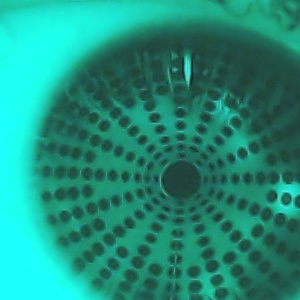
#> input picture candidata1.jpg, 300 x 300 px
$ python -i Generar_Mapa_Elevacion.py   (imports and definitions only)
#> lines starting #> are read from the running program, lines starting #| are printed output that depends on the picture; after the words box and inside, x2 and y2 are one past the last pixel; in counts of white or black regions, pixels touching at a corner belong together
import cv2
import os
import numpy as np
import matplotlib
# [1 line not run here, left out]
import matplotlib.pyplot as plt
from scipy.ndimage import gaussian_filter, median_filter
from scipy.interpolate import griddata
from scipy.optimize import least_squares
from sklearn.cluster import DBSCAN, KMeans
from matplotlib.colors import LinearSegmentedColormap, Normalize
from scipy.interpolate import interp1d
import pandas as pd

def generar_mapas_y_sacar_numeros(image_path, output_path1="mapa_diferencia.jpg",output_path2="mapa_tangencial.jpg"):
#> called with image_path = '../candidata1.jpg', output_path1 = 'mapa_diferencia.jpg', output_path2 = 'mapa_tangencial.jpg'
    import cv2
    import numpy as np
    from scipy.ndimage import gaussian_filter
    from sklearn.cluster import DBSCAN, KMeans
    from matplotlib import pyplot as plt

    img_color = cv2.imread(image_path)
#> img_color is the input picture: shape (300, 300, 3); mean B, G, R 123.9, 143.4, 31
    img = cv2.imread(image_path, cv2.IMREAD_GRAYSCALE)
#> img: shape (300, 300); min 32, max 189, mean 107.6

    # --- Paso 1: Ecualización e inversión ---
    img_eq = cv2.equalizeHist(img)
    img_inv = cv2.bitwise_not(img_eq)
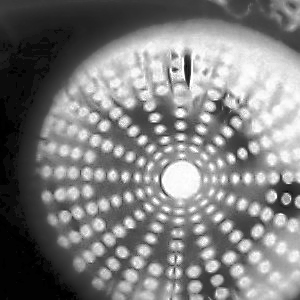
#> img_inv: shape (300, 300); min 0, max 255, mean 125.9

    # --- Paso 2: Suavizado ---
    img_blur = gaussian_filter(img_inv, sigma=0.8)

    # --- Paso 3: Detección inicial con HoughCircles (para extraer template) ---
    circles = cv2.HoughCircles(
        img_blur.astype(np.uint8),
        cv2.HOUGH_GRADIENT,
        dp=1.2,
        minDist=10,#10
        param1=30,
        param2=8,
        minRadius=3,
        maxRadius=5
    )
#> circles = 194 rows, first 8: [210.6, 106.2, 4.32], [226.2, 226.2, 4.32], [112.2, 174.6, 4.32], [118.2, 150.6, 4.32], [142.2, 139.8, 4.32], [241.8, 203.4, 4.32], [99, 174.6, 4.2], [201, 129, 3.84]

    if circles is None:
        raise RuntimeError("No se detectaron círculos Hough para usar como template.")

    # Extraer primer círculo como kernel
    circles = np.uint16(np.around(circles))
#> circles = 194 rows, first 8: [211, 106, 4], [226, 226, 4], [112, 175, 4], [118, 151, 4], [142, 140, 4], [242, 203, 4], [99, 175, 4], [201, 129, 4]
    x0, y0, r0 = circles[0][0]
#> x0 = 211; y0 = 106; r0 = 4
    patch_size = 2*r0 + 1
#> patch_size = 9
    template = img_blur[y0-r0:y0+r0+1, x0-r0:x0+r0+1].astype(np.float32)
    template = (template - template.mean()) / (template.std() + 1e-5)

    # --- Paso 4: Template Matching ---
    img_norm = img_blur.astype(np.float32)
    img_norm = (img_norm - img_norm.mean()) / (img_norm.std() + 1e-5)
    result = cv2.matchTemplate(img_norm, template, cv2.TM_CCOEFF_NORMED)
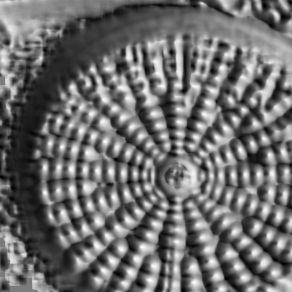
#> result: shape (292, 292) float32; min -0.942, max 1, mean -0.106; drawn with min black and max white

    # Umbralizado de coincidencias
    threshold = 0.55
    ys, xs = np.where(result >= threshold)
#> ys = 7329 values from 0 to 291; xs = 7329 values, max 291 at index 161, min 0 at index 11, mean 165.4
    points = list(zip(xs, ys))
#> points = 7329 pairs, first value 0 to 291, second value 0 to 291

    # --- Paso 5: Agrupación para evitar duplicados ---
    clustering = DBSCAN(eps=r0, min_samples=1).fit(np.array(points))
    labels = clustering.labels_
#> labels = 7329 values, max 238 at index 7247, min 0 at index 0, mean 115.3
    unique_labels = np.unique(labels)
#> unique_labels = 239 values from 0 to 238

    # --- Paso 6: Corrección de offset del template ---
    offset = (template.shape[1]//2, template.shape[0]//2)
#> offset = (4, 4)
    corrected_points = []
    for lbl in unique_labels:
        pts = np.array(points)[labels == lbl]
        mean_pt = pts.mean(axis=0)
        corrected = mean_pt + np.array(offset)
        corrected_points.append(tuple(corrected.astype(int)))
#> this loop made 239 passes
#> (mean_pt, corrected) on passes 1, 3, 5: ([4.95, 2.03], [8.95, 6.03]), ([224.4, 3.06], [228.4, 7.06]), ([258.5, 5], [262.5, 9])
#> after the loop, corrected_points = 239 pairs, first value 7 to 295, second value 4 to 294

    # --- Paso 7: Filtrado por ROI (zona válida) ---
    corrected = np.array(corrected_points)
#> corrected has the same summary as corrected_points
    x_min, x_max = 15,300
    y_min, y_max = 40,270
    mask = (
        (corrected[:,0] >= x_min) & (corrected[:,0] <= x_max) &
        (corrected[:,1] >= y_min) & (corrected[:,1] <= y_max)
    )
    filtered = corrected[mask]
#> filtered = 201 pairs, first value 15 to 295, second value 41 to 270
    x_real, y_real = filtered[:,0], filtered[:,1]
#> x_real = 201 values, max 295 at index 189, min 15 at index 184, mean 173.3; y_real = 201 values, max 270 at index 200, min 41 at index 0, mean 161.7

    # Resultado: número de puntos detectados
    print(f"Total puntos detectados (filtrados): {len(filtered)}")
#| Total puntos detectados (filtrados): 201

    # --- Paso 8: Centrado y cálculo de polar ---
    center_x, center_y = 165,165 # centro aproximado del iris
    x_c = x_real - center_x
#> x_c = 201 values, max 130 at index 189, min -150 at index 184, mean 8.3
    y_c = y_real - center_y
#> y_c = 201 values, max 105 at index 200, min -124 at index 0, mean -3.26
    r = np.sqrt(x_c**2 + y_c**2)
#> r = 201 values, max 183.7 at index 4, min 11.66 at index 95, mean 87.24
    theta = np.arctan2(y_c, x_c)
#> theta = 201 values, max 3.09 at index 105, min -3.03 at index 91, mean 0.0484

    # --- Paso 9: Clasificación por anillos (KMeans en radio) ---
    num_rings = 30
    kmeans = KMeans(n_clusters=num_rings, random_state=0).fit(r.reshape(-1,1))
    ring_labels = kmeans.labels_
#> ring_labels = 201 values, max 29 at index 38, min 0 at index 49, mean 14.39

    # Reconstrucción digital de puntos
    digital_x, digital_y = [], []
    for ring_id in range(num_rings):
        idx = np.where(ring_labels == ring_id)[0]
        r_mean = r[idx].mean()
        angles = np.sort(theta[idx])
        for ang in angles:
            digital_x.append(r_mean*np.cos(ang) + center_x)
            digital_y.append(r_mean*np.sin(ang) + center_y)
#> this loop made 30 passes
#> (idx, r_mean, angles) on passes 3, 4, 5, 6, 8, 9: ([31, 34, 90, 108, 123, 170], 78.76, [-2.05, -1.37, -0.138, 2.14, 2.8, 3.04]), ([192], 166.4, [2.55]), ([1, 9, 18, 23, 43], 136.2, [-1.15, -0.943, -0.759, -0.644, -0.454]), ([74, 82, 114, 124], 26.96, [-1.49, -0.785, 2.08, 2.71]), ([39, 40, 54, 97, 109, 129, 148, 163, 166], 65.13, [-1.34, -1.16, -0.785, -0.0893, 0.492, 0.741, 1.67, 2.08, 3]), ([60, 75, 96, 112, 122, 142, 147], 42.12, [-1.15, -0.634, -0.193, 0.351, 1.14, 1.52, 2.86])
#> (idx, r_mean) on passes 1, 2, 17, 24, 25, 27: ([49, 65, 87, 110, 121, 126, 139, 149, 153, 157], 52.97), ([8, 22, 36, 55, 80, 130, 152, 169, 173, 179, 188, 197], 114), ([63, 71, 73, 88, 93, 101, 103, 128, 135, 138], 34.6), ([0, 6, 14, 67, 78, 159, 174, 187, 196, 200], 130.2), ([26, 48, 59, 66, 72, 91, 118, 141, 156, 171], 71.44), ([11, 12, 17, 19, 32, 42, 44, 58, 98, 111, 155, 195], 109.6)
#> after the loop, digital_x = 201 values, max 296 at index 74, min 15 at index 192, mean 173.2; digital_y = 201 values, max 270.5 at index 157, min 40.49 at index 29, mean 161.8

    # --- Paso 10: Visualización final ---

    # Dibujar detecciones sobre imagen a color
    img_out = img_color.copy()
    for (x, y) in filtered:
        cv2.circle(img_out, (x, y), 2, (0, 0, 255), 1)
#> this loop made 201 passes
#> (x, y) on passes 1 to 3: (209, 41), (219, 43), (182, 61)
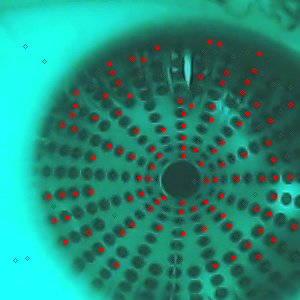
#> img_out: shape (300, 300, 3); 1.79% of pixels changed, all inside (x1, y1, x2, y2) = (13, 39, 298, 273)

    # -----------------------------
    # Parámetros
    # -----------------------------
    center_x, center_y = 163, 145  # centro óptico (en píxeles)
    scale = 0.03  # conversión de píxeles a cm

    # -----------------------------
    # Convertir puntos reales a físico (cm)
    # -----------------------------
    # Supón que tienes x_real e y_real ya definidos (arrays de puntos)
    x_cm = (x_real - center_x) * scale
#> x_cm = 201 values, max 3.96 at index 189, min -4.44 at index 184, mean 0.309
    y_cm = (y_real - center_y) * scale
#> y_cm = 201 values, max 3.75 at index 200, min -3.12 at index 0, mean 0.502
    real_points_cm = np.stack((x_cm, y_cm), axis=1)
#> real_points_cm = 201 pairs, first value -4.44 to 3.96, second value -3.12 to 3.75

    # -----------------------------
    # Función de filtrado
    # -----------------------------
    def filtrar_por_meridiano(real_points_cm, meridiano_deg, tolerance_cm=0.15):
        angle_rad = np.radians(meridiano_deg)
        direction = np.array([np.cos(angle_rad), np.sin(angle_rad)])
        projections = np.dot(real_points_cm, direction)
        projected = np.outer(projections, direction)
        dist_perpendicular = np.linalg.norm(real_points_cm - projected, axis=1)
        mask = dist_perpendicular <= tolerance_cm
        puntos_cercanos = real_points_cm[mask]
        proyecciones_centrales = projections[mask]
        indices_ordenados = np.argsort(proyecciones_centrales)
        puntos_ordenados = puntos_cercanos[indices_ordenados]
        return puntos_ordenados

    # -----------------------------
    # Meridianos a evaluar
    # -----------------------------
    meridianos = [0, 22, 67, 45, 92, 115, 136, 158]
    tolerance = 0.17

    # Diccionario para guardar los puntos por meridiano
    puntos_por_meridiano = {}

    # Recorrer meridianos y guardar puntos
    for m in meridianos:
        puntos = filtrar_por_meridiano(real_points_cm, meridiano_deg=m, tolerance_cm=tolerance)
        puntos = puntos[np.linalg.norm(puntos, axis=1) <= 5.5]  # limitar por radio
        puntos_por_meridiano[m] = puntos
#> this loop made 8 passes
#> (angle_rad in filtrar_por_meridiano, direction in filtrar_por_meridiano, indices_ordenados in filtrar_por_meridiano) on passes 1, 3, 5, 6, 7, 8: (0, [1, 0], [7, 11, 0, 6, 12, 10, 1, 13, 9, 15, 2, 14, 3, 8, 4, 5]), (1.17, [0.391, 0.921], [0, 1, 2, 3, 4, 5, 6, 7, 8, 9]), (1.61, [-0.0349, 0.999], [0, 1, 2, 3, 4, 5, 6, 7, 8, 9]), (2.01, [-0.423, 0.906], [0, 1, 2, 3, 4, 5, 6, 7, 8, 9, 10, 11, 12]), (2.37, [-0.719, 0.695], [0, 1, 2, 3, 4, 6, 5, 7, 8, 9, 10, 11]), (2.76, [-0.927, 0.375], [0, 1, 2, 3, 4, 5, 6, 8, 7, 9])
#> (angle_rad in filtrar_por_meridiano, direction in filtrar_por_meridiano) on pass 2: (0.384, [0.927, 0.375])
#> after the loop, puntos_por_meridiano = 8 items

    R = 7.8  # radio en cm
    df_dict={}
    elevaciones_por_meridiano = {}
    xAll, yAll, zAll = [], [], []
    # Función para extender el perfil simétricamente hasta ±3 cm
    def extender_perfil_simetrico(y_vals, z_vals, y_max_target=3.0, num_puntos=100):
        sorted_indices = np.argsort(y_vals)
        y_sorted = y_vals[sorted_indices]
        z_sorted = z_vals[sorted_indices]
        y_unique, unique_indices = np.unique(y_sorted, return_index=True)
        z_unique = z_sorted[unique_indices]

        y_ext = np.linspace(-y_max_target, y_max_target, num_puntos)
        interp = interp1d(y_unique, z_unique, kind='cubic', fill_value="extrapolate")

        y_max_orig = np.max(np.abs(y_unique))
        y_scaled = y_ext * (y_max_orig / y_max_target)
        z_ext = interp(y_scaled)

        return y_ext, z_ext

    # Procesar cada meridiano
    for meridiano, puntos in puntos_por_meridiano.items():
        if len(puntos) == 0:
            continue

        # Seleccionar eje vertical
        if meridiano == 90:
            y_vals = puntos[:, 1]
        elif meridiano == 0:
            y_vals = puntos[:, 0]
        else:
            y_vals = puntos[:, 1]

        # Elevación teórica sin normalizar
        z_teorico = 2 * (y_vals**2) / (2 * R)
        elevaciones_por_meridiano[meridiano] = {
            'y': y_vals,
            'z': z_teorico
        }

        # Para meridianos 22° y 158°, aplicar extensión simétrica hasta ±3 cm
        if meridiano in [22, 158]:
            z_normalizado = z_teorico / np.max(z_teorico)
            y_ext, z_ext = extender_perfil_simetrico(y_vals, z_normalizado, y_max_target=3.0)

            # [5 lines of commented-out code are left out]

        import pandas as pd
        df = pd. DataFrame ({
        'y (cm)': y_vals,
        '_teorico (cm) ': z_teorico
        })
        df_dict[f'df_{meridiano}'] = df

        theta = np.radians(meridiano)
        x = y_vals * np.cos(theta)
        y = y_vals * np.sin(theta)

        xAll.extend(x)
        yAll.extend(y)
        zAll.extend(z_teorico)
        '''
        plt.title(f"Elevación corneal teórica - Meridiano {meridiano}°")
        plt.xlabel("y (cm)")
        plt.ylabel("z (cm)")
        plt.grid(True)
        plt.legend()
        plt.tight_layout()
        plt.show()
    '''
#> this loop made 8 passes
#> after the loop, df_dict = 8 items; elevaciones_por_meridiano = 8 items; xAll = 95 values, max 3.93 at index 15, min -3.3 at index 0, mean 0.134; yAll = 95 values, max 3.72 at index 59, min -2.83 at index 60, mean 0.201; zAll = 95 values, max 1.98 at index 15, min 0.000462 at index 24, mean 0.37
        # Asegurarse de que estos arrays ya están definidos
    xAll = np.array(xAll)
    yAll = np.array(yAll)
    zAll = np.array(zAll)
    zAll_adj = -zAll + 1  # inversión + traslación
#> zAll_adj = 95 values, max 1 at index 24, min -0.98 at index 15, mean 0.63

    # Interpolación 2D
    xq, yq = np.meshgrid(
        np.linspace(xAll.min(), xAll.max(), 200),
        np.linspace(yAll.min(), yAll.max(), 200)
    )
    zq = griddata((xAll, yAll), zAll_adj, (xq, yq), method='cubic')
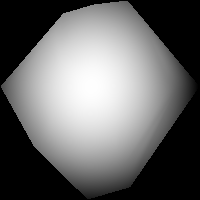
#> zq: shape (200, 200) float64; 39.3% of the values are NaN or infinite; the others: min -0.949, max 1, mean 0.365; drawn with min black, max white, NaN and infinite black

    # --- Ajuste de esfera ---
    def fit_sphere(x, y, z):
        def residuals(params):
            a, b, R, z0 = params
            return (np.sqrt((x - a)**2 + (y - b)**2 + (z - z0)**2) - R)
        x0 = [0, 0, 7.8, 1]
        result = least_squares(residuals, x0)
#> result = 12 items
        a, b, R, z0 = result.x
#> a = 0.0208; b = 0.0125; R = 4.59; z0 = -3.61
        rms_error = np.sqrt(np.mean(residuals(result.x)**2))
#> rms_error = 0.0258
        return [1/R, a, b, z0], rms_error

    params, mf = fit_sphere(xAll, yAll, zAll_adj)
#> params = [0.218, 0.0208, 0.0125, -3.61]; mf = 0.0258
    inv_R, a, b, z0 = params
#> inv_R = 0.218; a = 0.0208; b = 0.0125; z0 = -3.61
    radio = 1 / inv_R
#> radio = 4.59

    # Generar superficie ideal
    zq_esfera = np.sqrt(np.maximum(0, radio**2 - (xq - a)**2 - (yq - b)**2))
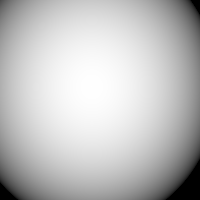
#> zq_esfera: shape (200, 200) float64; min 0, max 4.59, mean 3.45; drawn with min black and max white
    '''
    # --- Visualización combinada ---
    fig = plt.figure(figsize=(10, 7))
    ax = fig.add_subplot(111, projection='3d')
    '''
    # Superficie reconstruida
    #surf1 = ax.plot_surface(xq, yq, zq, cmap='jet', edgecolor='none', alpha=0.9)

    # Superficie esférica completa
    zq_esfera = z0 + np.sqrt(np.maximum(0, radio**2 - (xq - a)**2 - (yq - b)**2))
    #surf2 = ax.plot_surface(xq, yq, zq_esfera, color='gray', alpha=0.3, edgecolor='none')
    '''
    # Puntos originales
    ax.scatter(xAll, yAll, zAll_adj, color='red', s=8)

    # Ejes y límites
    ax.set_xlabel('X (cm)')
    ax.set_ylabel('Y (cm)')
    ax.set_zlabel('Z (cm)')
    ax.set_zlim(-1, 1)  # <-- Aquí se limita visualmente la elevación
    ax.set_title('Reconstrucción 3D vs Esfera Ideal (recorte visual en Z)')
    fig.colorbar(surf1, ax=ax, shrink=0.5, aspect=10)
    ax.view_init(elev=30, azim=135)
    plt.tight_layout()
    plt.show()

    # Reporte
    print(f"Radio de curvatura ajustado: {radio:.2f} cm")
    print(f"Centro: ({a:.2f}, {b:.2f}) cm")
    print(f"Altura del ápex (z0): {z0:.2f} cm")
    print(f"Error RMS del ajuste: {mf:.4f} cm")
    '''

    df_dict = {}
    max_len = 0  # para igualar longitudes luego

    for meridiano, puntos in puntos_por_meridiano.items():
        if len(puntos) == 0:
            continue

        # Selección del eje vertical
        if meridiano == 90:
            y_vals = puntos[:, 1]
        elif meridiano == 0:
            y_vals = puntos[:, 0]
        else:
            y_vals = puntos[:, 1]

        # Elevación teórica
        z_teorico = 2 * (y_vals ** 2) / (2 * R)

        # Para 22° y 158°, extender perfil
        if meridiano in [22, 158]:
            z_normalizado = z_teorico / np.max(z_teorico)
            y_ext, z_ext = extender_perfil_simetrico(y_vals, z_normalizado, y_max_target=3.0)
        else:
            y_ext = y_vals
            z_ext = z_teorico

        # Actualizar longitud máxima para padding
        max_len = max(max_len, len(y_ext))

        # Guardar en dict para DataFrame
        df_dict[f'{meridiano}°_y'] = y_ext
        df_dict[f'{meridiano}°_z'] = z_ext
#> this loop made 8 passes
#> (meridiano, sorted_indices in extender_perfil_simetrico, unique_indices in extender_perfil_simetrico, y_max_orig in extender_perfil_simetrico, max_len) on pass 8: (158, [0, 1, 2, 3, 4, 5, 6, 8, 7, 9], [0, 1, 2, 3, 4, 5, 6, 7, 8, 9], 1.53, 100)
#> (meridiano, y_ext, z_ext, max_len) on pass 4: (45, [-2.16, -1.5, 0.12, 1.08, 1.05, 1.38, 1.5], [0.598, 0.288, 0.00185, 0.15, 0.141, 0.244, 0.288], 100)
#> after the loop, df_dict = 16 items

    # Rellenar con NaNs para igualar longitudes
    for key in df_dict:
        padding = max_len - len(df_dict[key])
        if padding > 0:
            df_dict[key] = np.pad(df_dict[key], (0, padding), constant_values=np.nan)
#> this loop made 16 passes
#> (key, padding) on passes 1 to 12: ('0°_y', 84), ('0°_z', 84), ('22°_y', 0), ('22°_z', 0), ('67°_y', 90), ('67°_z', 90), ('45°_y', 93), ('45°_z', 93), ('92°_y', 90), ('92°_z', 90), ('115°_y', 87), ('115°_z', 87)

    # Crear y mostrar DataFrame
    import pandas as pd
    df_merged = pd.DataFrame(df_dict)
#> df_merged = table of 100 rows and 16 columns


    # --- Paso 1: Interpolación de la superficie reconstruida ---
    xAll = np.array(xAll)
    yAll = np.array(yAll)
    zAll = np.array(zAll)
    zAll_adj = -zAll + 1

    xq, yq = np.meshgrid(
        np.linspace(xAll.min(), xAll.max(), 200),
        np.linspace(yAll.min(), yAll.max(), 200)
    )
    zq = griddata((xAll, yAll), zAll_adj, (xq, yq), method='cubic')

    # --- Paso 2: Superficie ideal (esfera) ---
    zq_esfera = z0 + np.sqrt(np.maximum(0, radio**2 - (xq - a)**2 - (yq - b)**2))

    # --- Paso 3: Diferencia Δz en micras, solo en puntos válidos ---
    mask_valid = ~np.isnan(zq) & ~np.isnan(zq_esfera)
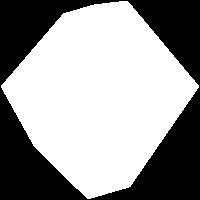
#> mask_valid: shape (200, 200) bool; 60.7% white; 1 black region, box (x1, y1, x2, y2) and area: (0, 0, 200, 200) 15722
    delta_zq = np.full_like(zq, np.nan)
#> delta_zq: shape (200, 200) float64; every value is NaN or infinite
    delta_zq[mask_valid] = (zq - zq_esfera)[mask_valid] * 100  # en μm

    # --- Paso 4: Colormap personalizado ---
    cmap_custom = LinearSegmentedColormap.from_list(
        "verde-amarillo",
        [
            (0.00, "#005500"),   # verde oscuro
            (0.20, "#00aa00"),   # verde medio
            (0.60, "#aaff00"),   # verde claro
            (1.00, "#ffff00")    # amarillo
        ]
    )

    norm = Normalize(vmin=-5, vmax=25)

    # --- Paso 5: Visualización ---
    plt.figure(figsize=(5, 5))  # cuadrado
    ax1 = plt.gca()
    ax1.set_aspect('equal')

    img = ax1.imshow(
        delta_zq,
        extent=(xq.min(), xq.max(), yq.min(), yq.max()),
        origin='lower',
        cmap=cmap_custom,
        norm=norm
    )
    plt.colorbar(img, ax=ax1, label='Δz reconstruido - ideal (μm)')
    ax1.set_title("Mapa de Diferencia")
    ax1.set_xlabel("X (cm)")
    ax1.set_ylabel("Y (cm)")
    plt.tight_layout()
    plt.savefig(output_path1, dpi=300)
    plt.close()

    # ----- Mapa tangencial (dioptrías) -----
    curvaturas = {}
    for meridiano in meridianos:
        puntos = puntos_por_meridiano[meridiano]
        if len(puntos) == 0:
            continue
        if meridiano == 90:
            y = puntos[:, 1]
        elif meridiano == 0:
            y = puntos[:, 0]
        z = 2 * (y ** 2) / (2 * R)
        z_trasladado = -z + np.max(z)
        dz = np.gradient(z_trasladado, y)
        d2z = np.gradient(dz, y)
        Kt = d2z / (1 + dz**2)**(3/2)
        Kt_D = -1000 * (1.3375 - 1) * Kt
        curvaturas[f"df_{meridiano}"] = {"y": y, "Kt_D": Kt_D}
#> after the loop, curvaturas = 8 items

    X_all, Y_all, Z_all = [], [], []
    fig2, ax2 = plt.subplots(figsize=(5, 5))
    ax2.set_aspect('equal')

    for meridiano, datos in curvaturas.items():
        angulo_deg = int(meridiano.replace("df_", ""))
        y = datos["y"]
        Kt_D = datos["Kt_D"]
        theta = np.radians(angulo_deg)
        x_coords = y * np.cos(theta)
        y_coords = y * np.sin(theta)
        ax2.plot(x_coords, y_coords, color='red', alpha=0.6)
        ax2.text(x_coords[-1]*1.05, y_coords[-1]*1.05, f'{angulo_deg}°', fontsize=8, ha='center')
        X_all.extend(x_coords)
        Y_all.extend(y_coords)
        Z_all.extend(Kt_D)
#> this loop made 8 passes
#> (meridiano, angulo_deg, theta) on passes 2 to 8: ('df_22', 22, 0.384), ('df_67', 67, 1.17), ('df_45', 45, 0.785), ('df_92', 92, 1.61), ('df_115', 115, 2.01), ('df_136', 136, 2.37), ('df_158', 158, 2.76)
#> (meridiano, angulo_deg, theta, y_coords) on pass 1: ('df_0', 0, 0, [0, 0, 0, 0, 0, 0, 0, 0, 0, 0, 0, 0, 0, 0, 0, 0])
#> after the loop, X_all = 128 values, max 3.93 at index 15, min -3.64 at index 127, mean 0.0337; Y_all = 128 values, max 3.93 at index 79, min -3.3 at index 64, mean 0.182; Z_all = 128 values, max 86.42 at index 6, min 17.57 at index 15, mean 61.51

    xi = np.linspace(-5, 5, 100)
#> xi = 100 values from -5 to 5
    yi = np.linspace(-5, 5, 100)
#> yi = 100 values from -5 to 5
    Xgrid, Ygrid = np.meshgrid(xi, yi)
    Zgrid = griddata((X_all, Y_all), Z_all, (Xgrid, Ygrid), method='cubic')
    Zgrid = median_filter(Zgrid, size=4)
    contour = ax2.contourf(Xgrid, Ygrid, Zgrid, levels=np.linspace(0, 90, 20), cmap='jet')
    plt.colorbar(contour, ax=ax2, label="Potencia tangencial [D]")
    ax2.set_title("Curvatura Tangencial (Frente)")
    ax2.set_xlabel("X [mm]")
    ax2.set_ylabel("Y [mm]")
    ax2.set_aspect('equal')
    plt.tight_layout()
    plt.savefig(output_path2, dpi=300)
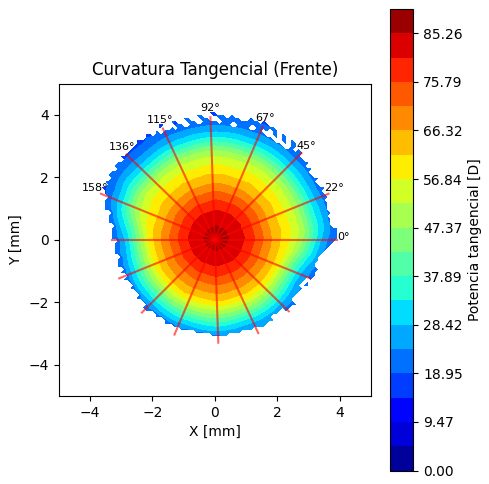
#> figure drawn by matplotlib, 2 panels; panel 1: curve peaks at x = 3.64, y = 1.47; panel 1: curve peaks at x = 1.54, y = 3.62
    plt.close()

    return Zgrid, delta_zq

>>> result = generar_mapas_y_sacar_numeros('../candidata1.jpg')
